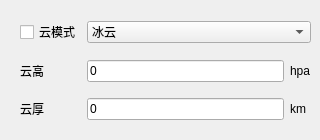
          <widget class="QWidget" name="page_cloud">
           <widget class="QWidget" name="">
            <property name="geometry">
             <rect>
              <x>20</x>
              <y>10</y>
              <width>291</width>
              <height>121</height>
             </rect>
            </property>
            <layout class="QGridLayout" name="gridLayout_7">
             <item row="0" column="1" colspan="2">
              <widget class="QComboBox" name="comboBox_4">
               <item>
                <property name="text">
                 <string>冰云</string>
                </property>
               </item>
               <item>
                <property name="text">
                 <string>水云</string>
                </property>
               </item>
              </widget>
             </item>
             <item row="1" column="0">
              <widget class="QLabel" name="label_20">
               <property name="text">
                <string>云高</string>
               </property>
              </widget>
             </item>
             <item row="3" column="0">
              <widget class="QLabel" name="label_4">
               <property name="text">
                <string>云厚</string>
               </property>
              </widget>
             </item>
             <item row="3" column="2">
              <widget class="QLabel" name="label_21">
               <property name="text">
                <string>km</string>
               </property>
              </widget>
             </item>
             <item row="3" column="1">
              <widget class="QLineEdit" name="cloud_lineEdit_width">
               <property name="text">
                <string>0</string>
               </property>
              </widget>
             </item>
             <item row="1" column="1">
              <widget class="QLineEdit" name="cloud_lineEdit_height">
               <property name="text">
                <string>0</string>
               </property>
              </widget>
             </item>
             <item row="1" column="2">
              <widget class="QLabel" name="label_3">
               <property name="text">
                <string>hpa</string>
               </property>
              </widget>
             </item>
             <item row="0" column="0">
              <widget class="QCheckBox" name="cloud_switch">
               <property name="text">
                <string>云模式</string>
               </property>
              </widget>
             </item>
            </layout>
           </widget>
          </widget>
